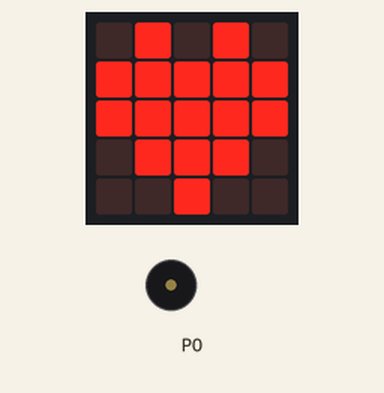
A program run on a simulated BBC micro:bit (MakeCode). Shown: the board's 5×5 LED display, buzzer (waves = sounding).

Above: at 0.6 s.
At 2.2 s:
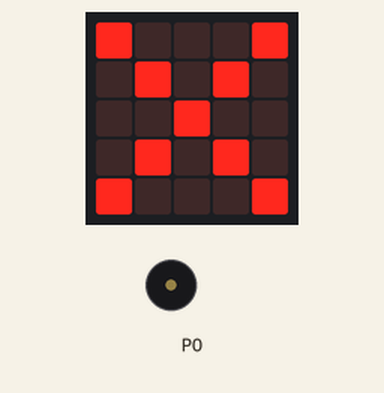
Timing chart, 0 to 3.7 s (numbered marks = the images above):
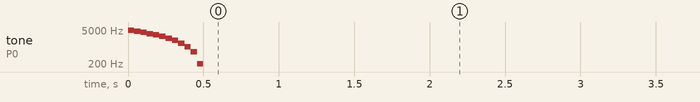

Measured:
- by itself, tone on P0: plays 4791 Hz for 0.04 s, 4375 Hz for 0.04 s, 3958 Hz for 0.04 s, 3541 Hz for 0.04 s, 3125 Hz for 0.04 s, 2708 Hz for 0.04 s … (12 notes in this stretch)
- what the display in image 0 shows lasts 1.6 s, from 0.5 s to 2.1 s

The program:

main.ts
```typescript
music.playSoundEffect(music.createSoundEffect(WaveShape.Triangle, 5000, 0, 255, 0, 500, SoundExpressionEffect.None, InterpolationCurve.Linear), SoundExpressionPlayMode.UntilDone)
basic.forever(function () {
    basic.showIcon(IconNames.Heart)
    basic.pause(1000)
    basic.showIcon(IconNames.No)
    basic.pause(1000)
})
```

test.ts
```typescript
// 테스트는 여기로 이동합니다; 이 패키지가 확장으로 사용될 때 컴파일되지 않을 것 입니다.
```
